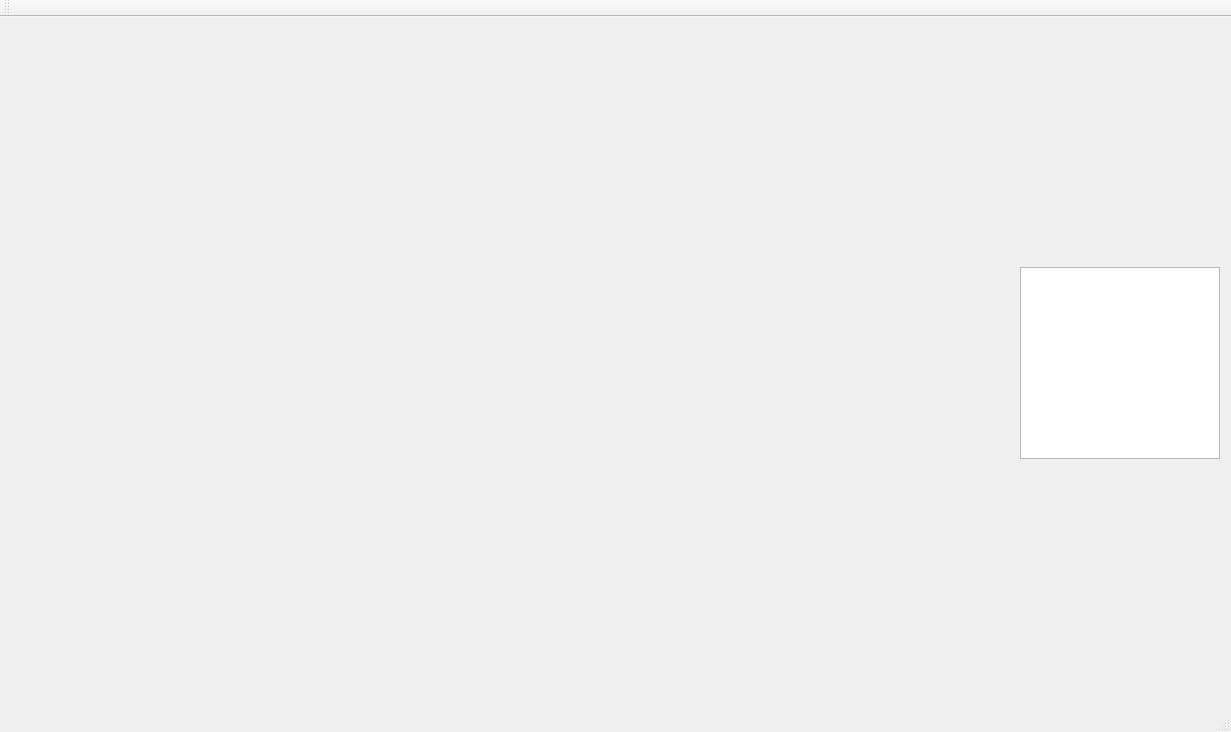
<?xml version="1.0" encoding="UTF-8"?>
<ui version="4.0">
 <class>MainWindow</class>
 <widget class="QMainWindow" name="MainWindow">
  <property name="geometry">
   <rect>
    <x>0</x>
    <y>0</y>
    <width>1231</width>
    <height>732</height>
   </rect>
  </property>
  <property name="windowTitle">
   <string>MainWindow</string>
  </property>
  <widget class="QWidget" name="centralWidget">
   <layout class="QHBoxLayout" name="horizontalLayout">
    <item>
     <widget class="QWidget" name="matplotlib" native="true">
      <property name="sizePolicy">
       <sizepolicy hsizetype="Expanding" vsizetype="Preferred">
        <horstretch>0</horstretch>
        <verstretch>0</verstretch>
       </sizepolicy>
      </property>
      <zorder>listWidget</zorder>
     </widget>
    </item>
    <item>
     <widget class="QListWidget" name="listWidget">
      <property name="sizePolicy">
       <sizepolicy hsizetype="Maximum" vsizetype="Fixed">
        <horstretch>0</horstretch>
        <verstretch>0</verstretch>
       </sizepolicy>
      </property>
      <property name="maximumSize">
       <size>
        <width>200</width>
        <height>16777215</height>
       </size>
      </property>
     </widget>
    </item>
   </layout>
  </widget>
  <widget class="QMenuBar" name="menuBar">
   <property name="geometry">
    <rect>
     <x>0</x>
     <y>0</y>
     <width>1231</width>
     <height>21</height>
    </rect>
   </property>
  </widget>
  <widget class="QToolBar" name="mainToolBar">
   <attribute name="toolBarArea">
    <enum>TopToolBarArea</enum>
   </attribute>
   <attribute name="toolBarBreak">
    <bool>false</bool>
   </attribute>
  </widget>
  <widget class="QStatusBar" name="statusBar"/>
 </widget>
 <layoutdefault spacing="6" margin="11"/>
 <resources/>
 <connections/>
</ui>
